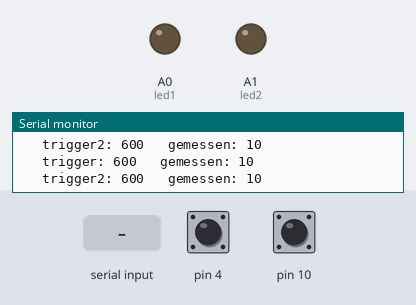
The sketch below on a simulated Arduino Uno, built with avr-gcc and run on an emulated ATmega328P. Parts: output pins drawn as LEDs (lit = HIGH), the last lines printed to the serial monitor. Dashed ring = blinking. The inputs (shaded band) are chosen by the test bench; at power-on: pin 4 HIGH, pin 10 HIGH.

Above: at 1.2 s.
1.3 s: "1f" received over the second serial link
At 1.57 s:
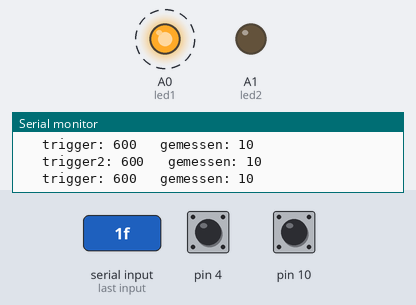
4.3 s: "2n" received over the second serial link
At 4.7 s:
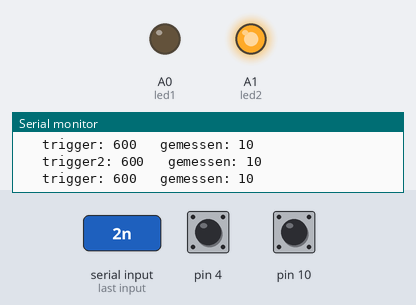
5.8 s: "1n" received over the second serial link
At 6.3 s:
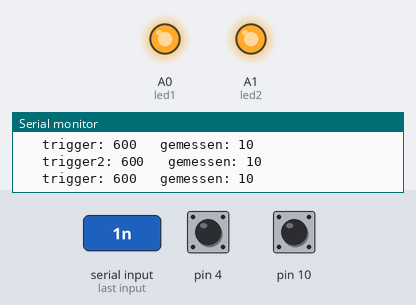
8.9 s: "2f" received over the second serial link
At 11.2 s:
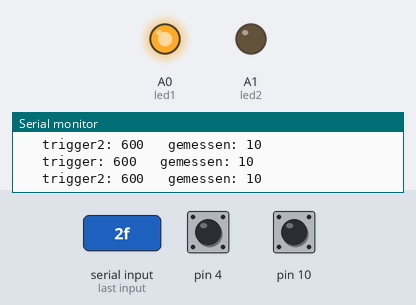
Timing chart, 0 to 12.7 s (numbered marks = the images above; inputs shaded):
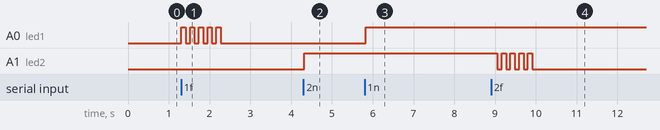

Measured:
- after the input at 1.3 s, A0 (led1): alternates HIGH for 0.11 s and LOW for 0.11 s, 10 changes in all, then stays LOW, starting at once
- after the input at 4.3 s, A1 (led2): LOW → HIGH at once
- after the input at 5.8 s, A0 (led1): LOW → HIGH at once
- after the input at 8.9 s, A1 (led2): alternates HIGH for 0.11 s and LOW for 0.11 s, 9 changes in all, then stays LOW, starting after 0.15 s

The sketch:

LED_Write_Read_2.ino
```cpp
#include <SoftwareSerial.h>
#include <CapacitiveSensor.h>

/*
 * CapitiveSense Library Demo Sketch
 * Paul Badger 2008
 * Uses a high value resistor e.g. 10 megohm between send pin and receive pinledon
 * Resistor effects sensitivity, experiment with values, 50 kilohm - 50 megohm. Larger resistor values yield larger sensor values.
 * Receive pin is the sensor pin - try different amounts of foil/metal on this pin
 * Best results are obtained if sensor foil and wire is covered with an insulator such as paper or plastic sheet
 */

//Globale Variablen
CapacitiveSensor   cs_9_10 = CapacitiveSensor(9,10);        // 10 megohm resistor between pins 4 & 2, pin 2 is sensor pin, add wire, foil
CapacitiveSensor   cs_3_4 = CapacitiveSensor(3,4);        // 10 megohm resistor between pins 4 & 6, pin 6 is sensor pin, add wire, foil
//CapacitiveSensor   cs_4_8 = CapacitiveSensor(4,8);        // 10 megohm resistor between pins 4 & 8, pin 8 is sensor pin, add wire, foil
char command;
String string;
int hitcooldown = 0;
#define led1 A0
#define led2 A1
SoftwareSerial mySerial(6,5);

//Globale Einstellungen
int cycle_delay = 100; //delay pro schleifen durchlauf, in milli secs
int led_shutdown_blink_time = 1000; // how long should a LED blink after receiving shutdown message, in milli secs
int hitcooldown_length = 2000; //how long hits wont be detected after a hit, in milli secs
int calibrate = 3; //how often should we measure the mean value


//LED 1 States
int led1on = 0; //2 = on, 1 = blinking, 0 = off
int led1_blink_timer = 0;
boolean led1_blink_state = false;

//LED 2 States
int led2on = 0; //2 = on, 1 = blinking, 0 = off
int led2_blink_timer = 0;
boolean led2_blink_state = false;

//Schwellenwerte fuer Hit Detection
long trigger;
long trigger2;


//SoftwareSerial myCapacitiveSerial(10,9);

void setup()
{
    Serial.begin(115200); //faster when off?
    mySerial.begin(115200);
    //  myCapacitiveSerial.begin(115200);
    pinMode(led1, OUTPUT);
    pinMode(led2,OUTPUT);

    //cs_4_2.set_CS_AutocaL_Millis(0xFFFFFFFF);     // turn off autocalibrate on channel 1 - just as an example


  // setup mean
  if(true){
   //Serial.print("init:");
   long sum = 0;
   long sum2 = 0;
   for(int i=0;i<calibrate;i++){
      long total1 =  cs_9_10.capacitiveSensor(30);
      long total2 = cs_3_4.capacitiveSensor(30);
      sum = sum + total1;
      sum2 = sum2 + total2;
       //Serial.print(sum);
   }


    long mean = sum/calibrate;
    long mean2 = sum2/calibrate;
    if(mean <= 0) mean = 1;
    if(mean2 <= 0) mean2 = 1;
    trigger = mean * 10 + 500;
    trigger2 = mean2 * 10 + 500;


          // check on performance in milliseconds
    if(true){
      Serial.print("\t mean: ");                    // tab character for debug window spacing
      Serial.print(mean);
      Serial.print("\t sum: ");
      Serial.print(sum);
      Serial.print("\t trigger: ");                    // tab character for debug window spacing
      Serial.println(trigger);
      Serial.print("\t trigger2: ");
      Serial.println(trigger2);
    }
  }
}

void loop(){
    capacitive();
    capacitive2();

    //global delay per cycle
    //delay(cycle_delay);

    //small deactivation of zone after hitting it, to prevent one hit counting twice
    if(hitcooldown > 0) hitcooldown = hitcooldown - cycle_delay;

    // myCapacitiveSerial.listen();
    //  while(myCapacitiveSerial.available() > 0){}
    //mySerial.listen();

    //if (mySerial.available() > 0 or true) {
        string = "";
    //}

    while(mySerial.available() > 0)
    {
        command = ((char)mySerial.read());

        if(command == ':'){
            break;
        }
        else{
            string += command;
        }
        delay(1);
    }

    //debug LED tests
    /*
    if(string =="TO"){
        led1On();
        led2On();
        led1on = true;
    }

    if(string =="TF"){
        led1Off();
        led2Off();
        led1on = false;
        //  mySerial.println(string);
    }
    */

    //zone control from app
    if(string =="1n"){
        led1On();
    }
    if(string =="2n"){
        led2On();
    }
    if(string =="1f"){
        led1Off_countdown();
    }
    if(string =="2f"){
        led2Off_countdown();
    }
    //mySerial.println("hello");
    //Serial.print("loop");
    if(string.length() > 0) {
      //Serial.println(string);
    }

    //make LEDs blink for 1 sec once they are shut down by app
    if (led1_blink_timer > 0){
      led1_blink_timer = led1_blink_timer - cycle_delay;
      if(led1on == 1){
        if(led1_blink_state){
          led1_blink_state = false;
          analogWrite(led1, 0);
        }else{
          led1_blink_state = true;
          analogWrite(led1, 255);
        }
        if(led1_blink_timer <= 0){
          led1Off();
        }
      }
    }
    if (led2_blink_timer > 0){
      led2_blink_timer = led2_blink_timer - cycle_delay;
      if(led2on == 1){
        if(led2_blink_state){
          led2_blink_state = false;
          analogWrite(led2, 0);
        }else{
          led2_blink_state = true;
          analogWrite(led2, 255);
        }
        if(led2_blink_timer <= 0){
          led2Off();
        }
      }
    }

    //bluetooth debug message
    //mySerial.println("hit1");

  /*  if ((string.toInt()>=0)&&(string.toInt()<=255)){
        if (ledon==true){
            analogWrite(led, string.toInt());
            // mySerial.println(string);
            delay(10);
        }
    }*/

}

void led1On(){
    analogWrite(led1, 255);
    delay(10);
    //Serial.println("zone 1 on");
    led1on = 2;
}

void led1Off(){
    analogWrite(led1, 0);
    delay(10);
    //Serial.println("zone 1 off");
    led1on = 0;
}

void led1Off_countdown(){
  if(led1_blink_timer <= 0){
    led1on = 1;
    led1_blink_timer = led_shutdown_blink_time;
  }
}

void led2On(){
    analogWrite(led2, 255);
    delay(10);
    //Serial.println("zone 2 on");
    led2on = 2;
}

void led2Off(){
    analogWrite(led2, 0);
    delay(10);
    //Serial.println("zone 2 not off");
    led2on = 0;
}

void led2Off_countdown(){
    if(led2_blink_timer <= 0){
      led2on = 1;
      led2_blink_timer = led_shutdown_blink_time;
    }
}

void capacitive(){
    long start = millis();
    long total1 =  cs_9_10.capacitiveSensor(30);
    //long total2 =  cs_4_5.capacitiveSensor(30);
    //long total3 =  cs_4_8.capacitiveSensor(30);

    if(true){
      //Serial.print(millis() - start);        // check on performance in milliseconds
      Serial.print("\t trigger: ");                    // tab character for debug window spacing
      Serial.print(trigger);
      Serial.print("\t gemessen: ");
      Serial.println(total1);                  // print sensor output 1
    }

    if(total1 > trigger && led1on > 0 && hitcooldown <= 0){  // threshold ermitteln, wenn gesamtwiderstand des garns fest steht
      Serial.println("hit1");
      mySerial.println("hit1");
      hitcooldown = hitcooldown_length;
    }else{
      //mySerial.println("no hit");
    }
    //Serial.print("\t");
    //Serial.print(total2);                  // print sensor output 2
    //Serial.print("\t");
    //.println(total3);                // print sensor output 3

    //delay(500);
    delay(cycle_delay/2);
}
void capacitive2(){
    long start = millis();
    long total1 =  cs_3_4.capacitiveSensor(30);
    //long total2 =  cs_4_5.capacitiveSensor(30);
    //long total3 =  cs_4_8.capacitiveSensor(30);

    if(true){
      //Serial.print(millis() - start);        // check on performance in milliseconds
      Serial.print("\t trigger2: ");                    // tab character for debug window spacing
      Serial.print(trigger2);
      Serial.print("\t gemessen: ");
      Serial.println(total1);                  // print sensor output 1
    }
    //Serial.print("hitcooldown ");
    //Serial.print(hitcooldown);
    //Serial.print("led2on state ");
    //Serial.print(led2on);
    if(total1 > trigger2  && led2on > 0 && hitcooldown <= 0){  // threshold ermitteln, wenn gesamtwiderstand des garns fest steht
      Serial.println("hit2");
      mySerial.println("hit2");
      hitcooldown = hitcooldown_length;

    }else{
      //mySerial.println("no hit2");
    }
    //Serial.print("\t");
    //Serial.print(total2);                  // print sensor output 2
    //Serial.print("\t");
    //.println(total3);                // print sensor output 3

    //delay(500);
    delay(cycle_delay/2);
}
```
